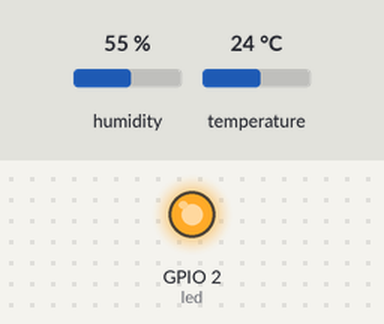
A program run on a simulated ESP8266 board running MicroPython. Shown: output pins drawn as LEDs (lit = HIGH, except the on-board LED, lit = LOW). The inputs (shaded band) are chosen by the test bench; at power-on: humidity 55 %, temperature 24 °C. What the program prints to the serial console is not drawn. At 5.0 s the program stops and its outputs stay as they are.

Above: at 0.1 s.
At 5.1 s:
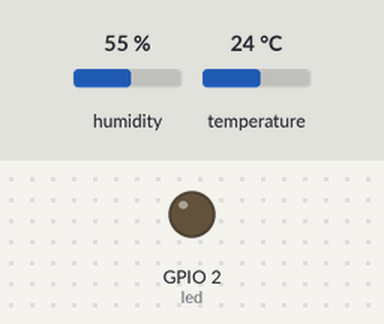
Timing chart, 0 to 6.5 s (numbered marks = the images above):
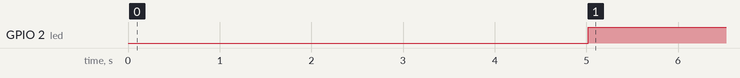

The program:

main.py
```python
from weather import WeatherCollector
from machine import Pin
from time import sleep

weather_collector = WeatherCollector()
print(weather_collector.measure())

led = Pin(2, Pin.OUT)
sleep(5)
led.value(1)
```

weather.py
```python
import dht
import machine

PIN = 14

class WeatherData:
  def __init__(self, temperature, humidity):
    self.temperature = temperature
    self.humidity = humidity

class WeatherCollector:
  def __init__(self):
    self.sensor = dht.DHT22(machine.Pin(PIN))

  def measure(self):
    self.sensor.measure()
    return WeatherData(self.sensor.temperature(), self.sensor.humidity())
```

Measured:
- by itself, GPIO 2 (led): LOW → HIGH at 5.0 s
